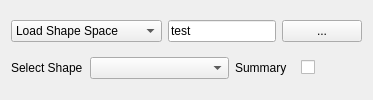
                  <widget class="QWidget" name="w_Load_Manual" native="true">
                   <property name="styleSheet">
                    <string notr="true"/>
                   </property>
                   <layout class="QGridLayout" name="gridLayout_35">
                    <item row="2" column="3">
                     <widget class="QLabel" name="label_11">
                      <property name="text">
                       <string>Summary</string>
                      </property>
                     </widget>
                    </item>
                    <item row="2" column="1" colspan="2">
                     <widget class="QCheckableComboBox" name="cb_Shape_Space_Keys"/>
                    </item>
                    <item row="2" column="4">
                     <widget class="SwitchControl" name="sc_Create_Summary"/>
                    </item>
                    <item row="2" column="0">
                     <widget class="QLabel" name="label_16">
                      <property name="text">
                       <string>Select Shape</string>
                      </property>
                     </widget>
                    </item>
                    <item row="0" column="0" colspan="2">
                     <widget class="QComboBox" name="cb_Shape_Entry_Mode">
                      <item>
                       <property name="text">
                        <string>Load Shape Space</string>
                       </property>
                      </item>
                      <item>
                       <property name="text">
                        <string>Enter Shape Manually</string>
                       </property>
                      </item>
                     </widget>
                    </item>
                    <item row="0" column="2" colspan="3">
                     <widget class="QWidget" name="w_Select_Shape_Space" native="true">
                      <layout class="QGridLayout" name="gridLayout_86">
                       <property name="leftMargin">
                        <number>0</number>
                       </property>
                       <property name="topMargin">
                        <number>0</number>
                       </property>
                       <property name="rightMargin">
                        <number>0</number>
                       </property>
                       <property name="bottomMargin">
                        <number>0</number>
                       </property>
                       <item row="0" column="0" colspan="3">
                        <widget class="QLineEdit" name="le_Shape_Space">
                         <property name="text">
                          <string>test</string>
                         </property>
                         <property name="placeholderText">
                          <string/>
                         </property>
                        </widget>
                       </item>
                       <item row="0" column="3">
                        <widget class="QPushButton" name="pb_Select_Shape_Space">
                         <property name="text">
                          <string>...</string>
                         </property>
                        </widget>
                       </item>
                      </layout>
                     </widget>
                    </item>
                   </layout>
                  </widget>
